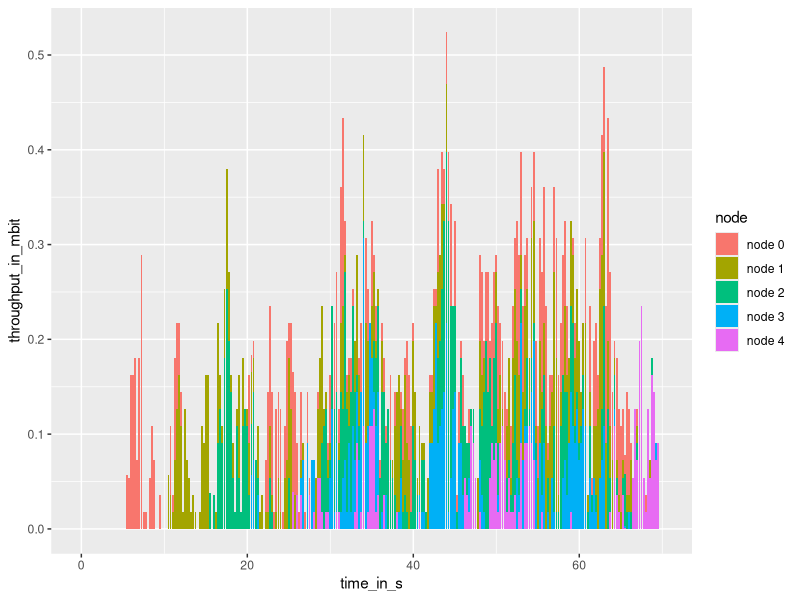

The R script that drew this image:
library(ggplot2)

pdf(file="ReNe_SoSe_2013_PA2b_943147_stackedbar.pdf", onefile=TRUE, pagecentre=TRUE, width=30, height=15)

file <- read.csv(file="./ReNe_SoSe_2013_PA2b_943147_accuthroughput_stacked.csv", head=TRUE, sep=",")
time_in_s <- file$time
throughput_in_mbit <- file$bytes

print(
	ggplot(file, aes(x=time_in_s, y=throughput_in_mbit, fill=node)) + 
	  geom_bar(stat="identity")
)